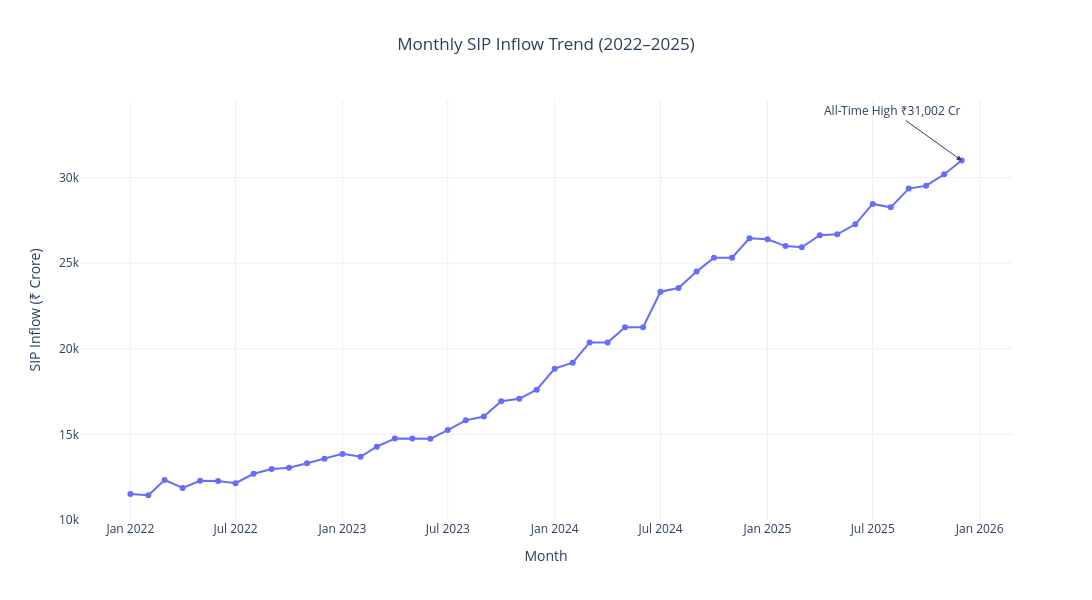

The cell this chart's notebook holds for it:
### Code cell
fig = px.line(
    sip,
    x="month",
    y="sip_inflow_crore",
    title="Monthly SIP Inflow Trend (2022–2025)",
    markers=True
)

fig.add_annotation(
    x="2025-12-01",
    y=31002,
    text="All-Time High ₹31,002 Cr",
    showarrow=True,
    arrowhead=2,
    ax=-70,
    ay=-50
)

fig.update_layout(
    template="plotly_white",
    title_x=0.5,
    width=1200,
    height=600,
    xaxis_title="Month",
    yaxis_title="SIP Inflow (₹ Crore)"
)

fig.show()
